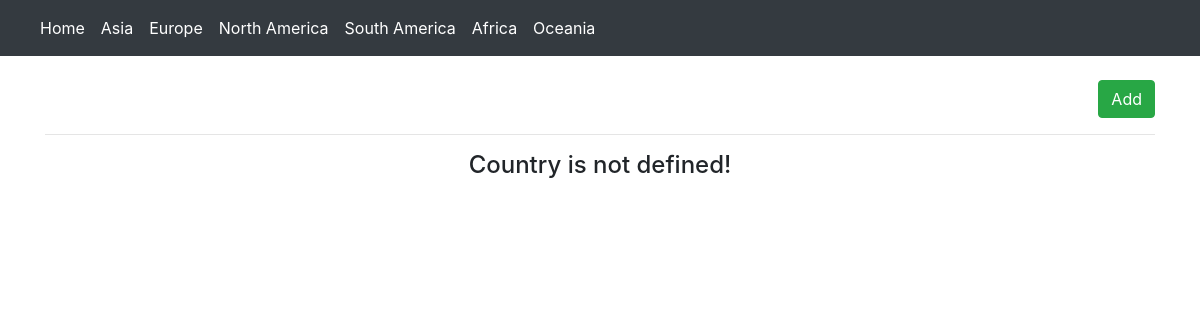
The app's page /oceania/, older data.
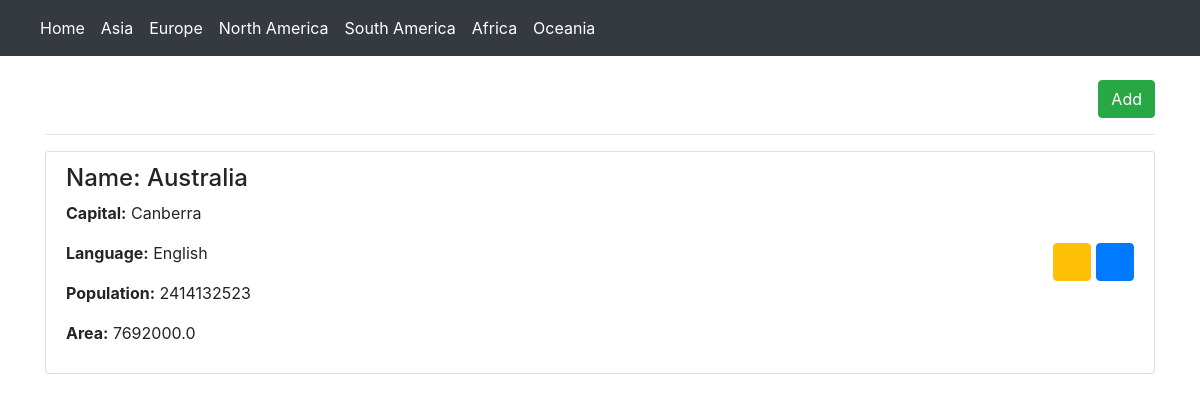
The same page, newer data.
### regions/models.py (models this page shows, shortened)
class Country(models.Model):
    continent = models.ForeignKey(Continent, null=True, on_delete=models.CASCADE)
    name = models.CharField(max_length=100, null=True)
    capital = models.CharField(max_length=100, null=True)
    language = models.CharField(max_length=100, null=True)
    population = models.IntegerField(null=True)
    area = models.FloatField(null=True)

### regions/views.py (the view)
# urls.py: path('oceania/', oceania, name='oceania'),
def oceania(request):
    continent = Continent.objects.get(id=6)
    context = {
        'country': continent.country_set.all()
    }
    return render(request, 'oceania.html', context)

### regions/templates/oceania.html
{% extends 'base.html' %}
{% block content %}
    <div class="container">
        <div class="text-right">
            <br>
            <a href="{% url "country_create" %}" class="btn btn-success">Add</a>
            <hr>
        </div>
        <div class="list-group">
            {% for c in country %}
                <div class="list-group-item d-flex align-items-center">
                    <div>
                        <h4>Name: {{ c.name }}</h4>
                        <p><b>Capital:</b> {{ c.capital }}</p>
                        <p><b>Language:</b> {{ c.language }}</p>
                        <p><b>Population:</b> {{ c.population }}</p>
                        <p><b>Area:</b> {{ c.area }}</p>
                    </div>
                    <div class="ml-auto">
                        <a href="{% url "country_update" c.id %}" class="btn btn-warning">
                            <i class="bi bi-pencil text-white"></i>
                        </a>
                        <a href="{% url "country_delete" c.id %}" class="btn btn-primary">
                            <i class="bi bi-trash"></i>
                        </a>
                    </div>
                </div>
            {% empty %}
                <div class="container text-center">
                    <h4>Country is not defined!</h4>
                </div>
            {% endfor %}
        </div>
    </div>
{% endblock %}

Row changes from the older to the newer data that the page shows:
added Country: name "Australia", capital "Canberra", language "English", population "2414132523", area "7692000.0"
Text that changed along with them:
text no longer shown: "Country is not defined!"
